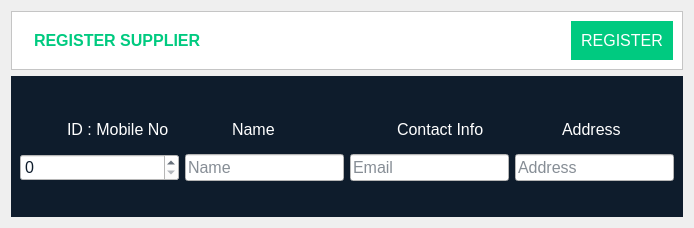
<?xml version="1.0" encoding="UTF-8"?>
<ui version="4.0">
 <class>Add_Supplier</class>
 <widget class="QDialog" name="Add_Supplier">
  <property name="geometry">
   <rect>
    <x>0</x>
    <y>0</y>
    <width>694</width>
    <height>228</height>
   </rect>
  </property>
  <property name="windowTitle">
   <string>Register Customer</string>
  </property>
  <property name="windowIcon">
   <iconset>
    <normalon>:/resources/icons/customer_add.svg</normalon>
   </iconset>
  </property>
  <layout class="QHBoxLayout" name="horizontalLayout">
   <item>
    <layout class="QVBoxLayout" name="verticalLayout">
     <item>
      <widget class="QFrame" name="frame">
       <property name="sizePolicy">
        <sizepolicy hsizetype="Preferred" vsizetype="Fixed">
         <horstretch>0</horstretch>
         <verstretch>0</verstretch>
        </sizepolicy>
       </property>
       <property name="styleSheet">
        <string notr="true">background-color: rgb(255, 255, 255);</string>
       </property>
       <property name="frameShape">
        <enum>QFrame::Shape::StyledPanel</enum>
       </property>
       <property name="frameShadow">
        <enum>QFrame::Shadow::Raised</enum>
       </property>
       <layout class="QHBoxLayout" name="horizontalLayout_4">
        <item>
         <widget class="QLabel" name="label">
          <property name="sizePolicy">
           <sizepolicy hsizetype="Fixed" vsizetype="Fixed">
            <horstretch>0</horstretch>
            <verstretch>0</verstretch>
           </sizepolicy>
          </property>
          <property name="text">
           <string/>
          </property>
          <property name="pixmap">
           <pixmap resource="resources.qrc">:/resources/icons/customer_add.svg</pixmap>
          </property>
          <property name="scaledContents">
           <bool>true</bool>
          </property>
         </widget>
        </item>
        <item>
         <widget class="QLabel" name="label_2">
          <property name="font">
           <font>
            <pointsize>12</pointsize>
            <bold>true</bold>
           </font>
          </property>
          <property name="styleSheet">
           <string notr="true">color: rgb(0, 202, 128);</string>
          </property>
          <property name="text">
           <string>REGISTER SUPPLIER</string>
          </property>
         </widget>
        </item>
        <item>
         <widget class="QPushButton" name="register_supplier_btn">
          <property name="sizePolicy">
           <sizepolicy hsizetype="Fixed" vsizetype="Fixed">
            <horstretch>0</horstretch>
            <verstretch>0</verstretch>
           </sizepolicy>
          </property>
          <property name="font">
           <font>
            <pointsize>12</pointsize>
           </font>
          </property>
          <property name="styleSheet">
           <string notr="true">QPushButton{
border:none;
color: rgb(255, 255, 255);
background-color: #00CA80;
padding:10px;
}
QPushButton:hover{
background-color: rgb(0, 147, 93);
}</string>
          </property>
          <property name="text">
           <string>REGISTER</string>
          </property>
         </widget>
        </item>
       </layout>
      </widget>
     </item>
     <item>
      <widget class="QFrame" name="verticalFrame_2">
       <property name="styleSheet">
        <string notr="true">QFrame{
	background-color: rgb(14, 28, 44);
	color: rgb(255, 255, 255);
}

QLineEdit{
	background-color: rgb(255, 255, 255);
	color: rgb(14, 28, 44);
}</string>
       </property>
       <layout class="QVBoxLayout" name="verticalLayout_2">
        <item>
         <layout class="QHBoxLayout" name="horizontalLayout_5">
          <item>
           <layout class="QVBoxLayout" name="verticalLayout_6">
            <item>
             <widget class="QFrame" name="horizontalFrame_2">
              <property name="sizePolicy">
               <sizepolicy hsizetype="Preferred" vsizetype="Fixed">
                <horstretch>0</horstretch>
                <verstretch>0</verstretch>
               </sizepolicy>
              </property>
              <layout class="QHBoxLayout" name="horizontalLayout_9">
               <item>
                <widget class="QLabel" name="label_10">
                 <property name="sizePolicy">
                  <sizepolicy hsizetype="Fixed" vsizetype="Fixed">
                   <horstretch>0</horstretch>
                   <verstretch>0</verstretch>
                  </sizepolicy>
                 </property>
                 <property name="maximumSize">
                  <size>
                   <width>32</width>
                   <height>32</height>
                  </size>
                 </property>
                 <property name="text">
                  <string/>
                 </property>
                 <property name="pixmap">
                  <pixmap resource="resources.qrc">:/resources/customer-icon/id-white.svg</pixmap>
                 </property>
                 <property name="scaledContents">
                  <bool>true</bool>
                 </property>
                </widget>
               </item>
               <item>
                <widget class="QLabel" name="label_9">
                 <property name="sizePolicy">
                  <sizepolicy hsizetype="Preferred" vsizetype="Fixed">
                   <horstretch>0</horstretch>
                   <verstretch>0</verstretch>
                  </sizepolicy>
                 </property>
                 <property name="font">
                  <font>
                   <pointsize>12</pointsize>
                  </font>
                 </property>
                 <property name="text">
                  <string>ID : Mobile No</string>
                 </property>
                </widget>
               </item>
              </layout>
             </widget>
            </item>
            <item>
             <widget class="QSpinBox" name="id_mobile_no_spinBox">
              <property name="font">
               <font>
                <pointsize>12</pointsize>
               </font>
              </property>
              <property name="styleSheet">
               <string notr="true">background-color: rgb(255, 255, 255);
color: rgb(14, 28, 44);</string>
              </property>
              <property name="maximum">
               <number>999999999</number>
              </property>
             </widget>
            </item>
           </layout>
          </item>
          <item>
           <layout class="QVBoxLayout" name="verticalLayout_3">
            <property name="spacing">
             <number>6</number>
            </property>
            <item>
             <widget class="QFrame" name="horizontalFrame_2">
              <property name="sizePolicy">
               <sizepolicy hsizetype="Preferred" vsizetype="Fixed">
                <horstretch>0</horstretch>
                <verstretch>0</verstretch>
               </sizepolicy>
              </property>
              <layout class="QHBoxLayout" name="horizontalLayout_6">
               <item>
                <widget class="QLabel" name="label_6">
                 <property name="sizePolicy">
                  <sizepolicy hsizetype="Fixed" vsizetype="Fixed">
                   <horstretch>0</horstretch>
                   <verstretch>0</verstretch>
                  </sizepolicy>
                 </property>
                 <property name="maximumSize">
                  <size>
                   <width>32</width>
                   <height>32</height>
                  </size>
                 </property>
                 <property name="text">
                  <string/>
                 </property>
                 <property name="pixmap">
                  <pixmap resource="resources.qrc">:/resources/customer-icon/customer-white.svg</pixmap>
                 </property>
                 <property name="scaledContents">
                  <bool>true</bool>
                 </property>
                </widget>
               </item>
               <item>
                <widget class="QLabel" name="label_3">
                 <property name="sizePolicy">
                  <sizepolicy hsizetype="Preferred" vsizetype="Fixed">
                   <horstretch>0</horstretch>
                   <verstretch>0</verstretch>
                  </sizepolicy>
                 </property>
                 <property name="font">
                  <font>
                   <pointsize>12</pointsize>
                  </font>
                 </property>
                 <property name="text">
                  <string>Name</string>
                 </property>
                </widget>
               </item>
              </layout>
             </widget>
            </item>
            <item>
             <widget class="QLineEdit" name="name_lineEdit">
              <property name="sizePolicy">
               <sizepolicy hsizetype="Preferred" vsizetype="Fixed">
                <horstretch>0</horstretch>
                <verstretch>0</verstretch>
               </sizepolicy>
              </property>
              <property name="font">
               <font>
                <pointsize>12</pointsize>
               </font>
              </property>
              <property name="placeholderText">
               <string>Name</string>
              </property>
             </widget>
            </item>
           </layout>
          </item>
          <item>
           <layout class="QVBoxLayout" name="verticalLayout_5">
            <property name="spacing">
             <number>6</number>
            </property>
            <item>
             <widget class="QFrame" name="horizontalFrame_3">
              <property name="sizePolicy">
               <sizepolicy hsizetype="Preferred" vsizetype="Fixed">
                <horstretch>0</horstretch>
                <verstretch>0</verstretch>
               </sizepolicy>
              </property>
              <layout class="QHBoxLayout" name="horizontalLayout_7">
               <item>
                <widget class="QLabel" name="label_7">
                 <property name="sizePolicy">
                  <sizepolicy hsizetype="Fixed" vsizetype="Fixed">
                   <horstretch>0</horstretch>
                   <verstretch>0</verstretch>
                  </sizepolicy>
                 </property>
                 <property name="maximumSize">
                  <size>
                   <width>32</width>
                   <height>32</height>
                  </size>
                 </property>
                 <property name="text">
                  <string/>
                 </property>
                 <property name="pixmap">
                  <pixmap resource="resources.qrc">:/resources/customer-icon/email-white.svg</pixmap>
                 </property>
                 <property name="scaledContents">
                  <bool>true</bool>
                 </property>
                </widget>
               </item>
               <item>
                <widget class="QLabel" name="label_5">
                 <property name="sizePolicy">
                  <sizepolicy hsizetype="Preferred" vsizetype="Fixed">
                   <horstretch>0</horstretch>
                   <verstretch>0</verstretch>
                  </sizepolicy>
                 </property>
                 <property name="font">
                  <font>
                   <pointsize>12</pointsize>
                  </font>
                 </property>
                 <property name="text">
                  <string>Contact Info</string>
                 </property>
                </widget>
               </item>
              </layout>
             </widget>
            </item>
            <item>
             <widget class="QLineEdit" name="conatct_email_lineEdit">
              <property name="sizePolicy">
               <sizepolicy hsizetype="Preferred" vsizetype="Fixed">
                <horstretch>0</horstretch>
                <verstretch>0</verstretch>
               </sizepolicy>
              </property>
              <property name="font">
               <font>
                <pointsize>12</pointsize>
               </font>
              </property>
              <property name="placeholderText">
               <string>Email</string>
              </property>
             </widget>
            </item>
           </layout>
          </item>
          <item>
           <layout class="QVBoxLayout" name="verticalLayout_4">
            <property name="spacing">
             <number>6</number>
            </property>
            <item>
             <widget class="QFrame" name="horizontalFrame_4">
              <property name="sizePolicy">
               <sizepolicy hsizetype="Preferred" vsizetype="Fixed">
                <horstretch>0</horstretch>
                <verstretch>0</verstretch>
               </sizepolicy>
              </property>
              <layout class="QHBoxLayout" name="horizontalLayout_8">
               <item>
                <widget class="QLabel" name="label_8">
                 <property name="sizePolicy">
                  <sizepolicy hsizetype="Fixed" vsizetype="Fixed">
                   <horstretch>0</horstretch>
                   <verstretch>0</verstretch>
                  </sizepolicy>
                 </property>
                 <property name="maximumSize">
                  <size>
                   <width>32</width>
                   <height>32</height>
                  </size>
                 </property>
                 <property name="text">
                  <string/>
                 </property>
                 <property name="pixmap">
                  <pixmap resource="resources.qrc">:/resources/customer-icon/address-white.svg</pixmap>
                 </property>
                 <property name="scaledContents">
                  <bool>true</bool>
                 </property>
                </widget>
               </item>
               <item>
                <widget class="QLabel" name="label_4">
                 <property name="sizePolicy">
                  <sizepolicy hsizetype="Preferred" vsizetype="Fixed">
                   <horstretch>0</horstretch>
                   <verstretch>0</verstretch>
                  </sizepolicy>
                 </property>
                 <property name="font">
                  <font>
                   <pointsize>12</pointsize>
                  </font>
                 </property>
                 <property name="text">
                  <string>Address</string>
                 </property>
                </widget>
               </item>
              </layout>
             </widget>
            </item>
            <item>
             <widget class="QLineEdit" name="address_lineEdit">
              <property name="sizePolicy">
               <sizepolicy hsizetype="Preferred" vsizetype="Fixed">
                <horstretch>0</horstretch>
                <verstretch>0</verstretch>
               </sizepolicy>
              </property>
              <property name="font">
               <font>
                <pointsize>12</pointsize>
               </font>
              </property>
              <property name="placeholderText">
               <string>Address</string>
              </property>
             </widget>
            </item>
           </layout>
          </item>
         </layout>
        </item>
       </layout>
      </widget>
     </item>
    </layout>
   </item>
  </layout>
 </widget>
 <resources>
  <include location="resources.qrc"/>
 </resources>
 <connections/>
</ui>
